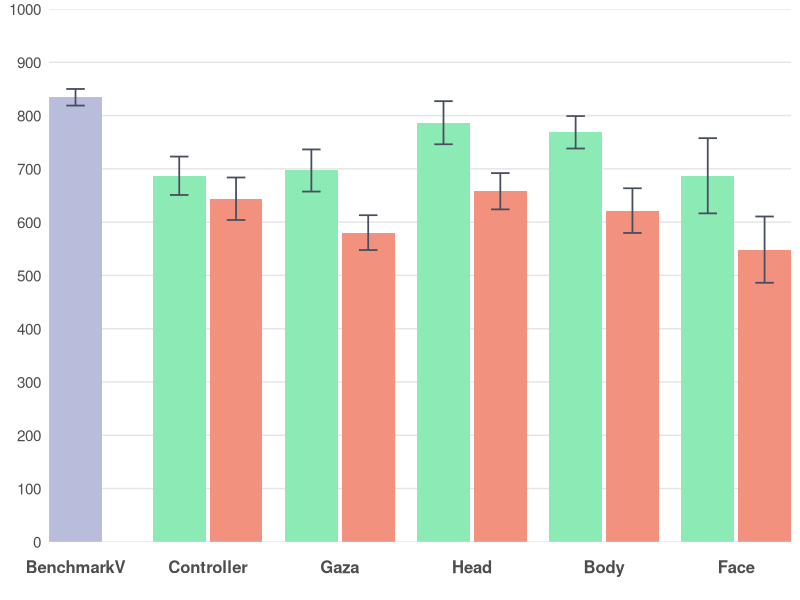
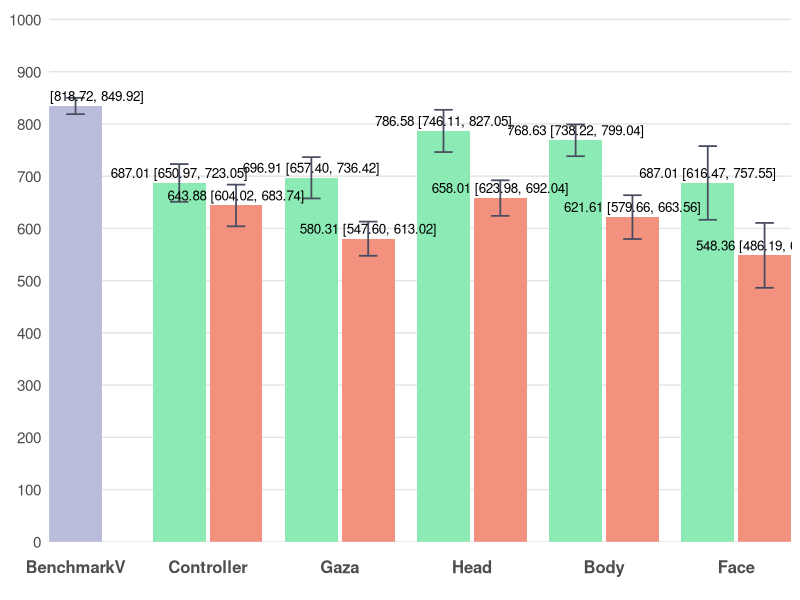

Source code (R) for these figures, in order:
# ================= Packages =================
if (!require(ggplot2)) install.packages("ggplot2")
library(ggplot2)

# ================= Data =================
bench_mean <- 834.32; bench_sd <- 41.77

dat <- data.frame(
  Category = c("BenchmarkV",
               "Controller","Controller",
               "Gaza","Gaza",
               "Head","Head",
               "Body","Body",
               "Face","Face"),
  slot     = c("C",
               "L","R",
               "L","R",
               "L","R",
               "L","R",
               "L","R"),
  series   = c("BenchmarkV",
               "Low","High",
               "Low","High",
               "Low","High",
               "Low","High",
               "Low","High"),
  mean     = c(bench_mean,
               687.01, 643.88,  # Controller: Low, High
               696.91, 580.31,  # Gaza: Low, High
               786.58, 658.01,  # Head: Low, High
               768.63, 621.61,  # Body: Low, High
               687.01, 548.36), # Face: Low, High
  sd       = c(bench_sd,
               96.51, 106.74,   # Controller: Low, High
               105.81, 87.60,   # Gaza: Low, High
               108.37, 91.13,   # Head: Low, High
               81.43, 112.34,   # Body: Low, High
               188.90, 166.50), # Face: Low, High
  stringsAsFactors = FALSE
)

# 固定横轴顺序
dat$Category <- factor(dat$Category,
  levels = c("BenchmarkV","Controller","Gaza","Head","Body","Face"))
dat$slot   <- factor(dat$slot, levels = c("L","C","R"))
dat$series <- factor(dat$series, levels = c("Low","BenchmarkV","High"))

# ================= 手动定位（确保居中+相邻柱体有间距） =================
# 以每个类目的中心为整数(1,2,3,...)，在左右各偏移 delta；两柱宽度为 bar_w
group_w <- 0.8               # 每个类目总体占宽（<1 避免挤到相邻类目）
bar_w   <- group_w / 2       # 0.4  柱体宽度保持不变
delta   <- group_w / 4       # 0.2  基础偏移
gap     <- 0.03              # 相邻柱体间距（几个像素）

# 对于非BenchmarkV类别，L和R之间增加间距
offset_map <- c(L = -delta - gap/2, C = 0, R = +delta + gap/2)

x_base <- as.numeric(dat$Category)
dat$x  <- x_base + unname(offset_map[as.character(dat$slot)])

# ================= 配色方案 =================
col_low  <- "#8CEAB4"      # Low
col_high <- "#F1917E"      # High
col_bench <- "#B9BCDB"      # BenchmarkV

err_col   <- "#484D5F"

theme_base <- theme_minimal(base_size = 13) +
  theme(
    legend.position    = "none",
    panel.background   = element_rect(fill = "#FFFFFF", color = NA),  # 白底
    plot.background    = element_rect(fill = "#FFFFFF", color = NA),  # 白底
    panel.grid.major   = element_blank(),  # 去除所有网格线
    panel.grid.minor   = element_blank(),  # 去除所有网格线
    panel.grid.major.x = element_blank(),
    panel.grid.minor.x = element_blank(),
    panel.grid.major.y = element_blank(),
    panel.grid.minor.y = element_blank(),
    axis.ticks.x       = element_blank(),  # 去除x轴刻度线（底部灰色竖线）
    axis.ticks.y       = element_blank(),  # 去除y轴刻度线（左侧竖着的刻度线）
    axis.line.x        = element_blank(),  # 去除x轴线（底部灰色竖线）
    axis.line.y        = element_blank(),  # 去除y轴线（左侧竖线）
    axis.text.x        = element_text(size = 12, face = "bold", 
                                       margin = margin(t = 10, b = 10)),  # 底部文字距离坐标轴更远
    axis.text.y        = element_text(size = 11),
    axis.title         = element_blank()
  )

# y 轴：0-1000 的坐标线，主要刻度间隔为 100
y_top    <- 1000
y_breaks <- seq(0, 1000, by = 100)  # 0, 100, 200, ..., 1000

# x 轴：用数值坐标，刻度放在每个类目中心
x_breaks <- seq_along(levels(dat$Category))
x_labels <- levels(dat$Category)

# ================= 95% 置信区间计算 =================
n <- 30  # 样本量
df <- n - 1  # 自由度 = 29
t_critical <- qt(0.975, df)  # t分布临界值（95% CI，双尾）
# 计算95% CI的误差范围
dat$ci_margin <- t_critical * (dat$sd / sqrt(n))

# ================= 图1：不带标注 =================
p1 <- ggplot(dat, aes(x = x, y = mean, fill = series)) +
  # 手动添加 0-1000 的水平坐标线
  geom_hline(yintercept = y_breaks, color = "#E5E5E5", linewidth = 0.5) +
  geom_col(width = bar_w, position = "identity", colour = NA) +
  geom_errorbar(aes(ymin = mean - ci_margin, ymax = mean + ci_margin),
                width = bar_w * 0.35, color = err_col, linewidth = 0.6,
                position = "identity") +
  scale_fill_manual(values = c(Low = col_low, BenchmarkV = col_bench, High = col_high)) +
  scale_y_continuous(breaks = y_breaks, minor_breaks = NULL) +
  scale_x_continuous(breaks = x_breaks, labels = x_labels, expand = c(0, 0)) +
  coord_cartesian(ylim = c(0, y_top), expand = 0) +
  theme_base

# ================= 图2：带"均值 (95% CI)"标注 =================
lab_df <- transform(dat, label = sprintf("%.2f [%.2f, %.2f]", mean, 
                                          mean - ci_margin, mean + ci_margin))

p2 <- ggplot(dat, aes(x = x, y = mean, fill = series)) +
  # 手动添加 0-1000 的水平坐标线
  geom_hline(yintercept = y_breaks, color = "#E5E5E5", linewidth = 0.5) +
  geom_col(width = bar_w, position = "identity", colour = NA) +
  geom_errorbar(aes(ymin = mean - ci_margin, ymax = mean + ci_margin),
                width = bar_w * 0.35, color = err_col, linewidth = 0.6,
                position = "identity") +
  geom_text(data = lab_df, aes(label = label),
            vjust = -0.5, size = 3.4, position = "identity") +
  scale_fill_manual(values = c(Low = col_low, BenchmarkV = col_bench, High = col_high)) +
  scale_y_continuous(breaks = y_breaks, minor_breaks = NULL) +
  scale_x_continuous(breaks = x_breaks, labels = x_labels, expand = c(0, 0)) +
  coord_cartesian(ylim = c(0, y_top * 1.02), expand = 0) +
  theme_base

# 保存文件
ggsave("no_labels/performance_D_no_labels.png", p1, width = 8, height = 4.2, dpi = 300, bg = "white")
ggsave("with_labels/performance_D_with_labels.png", p2, width = 8, height = 4.6, dpi = 300, bg = "white")
